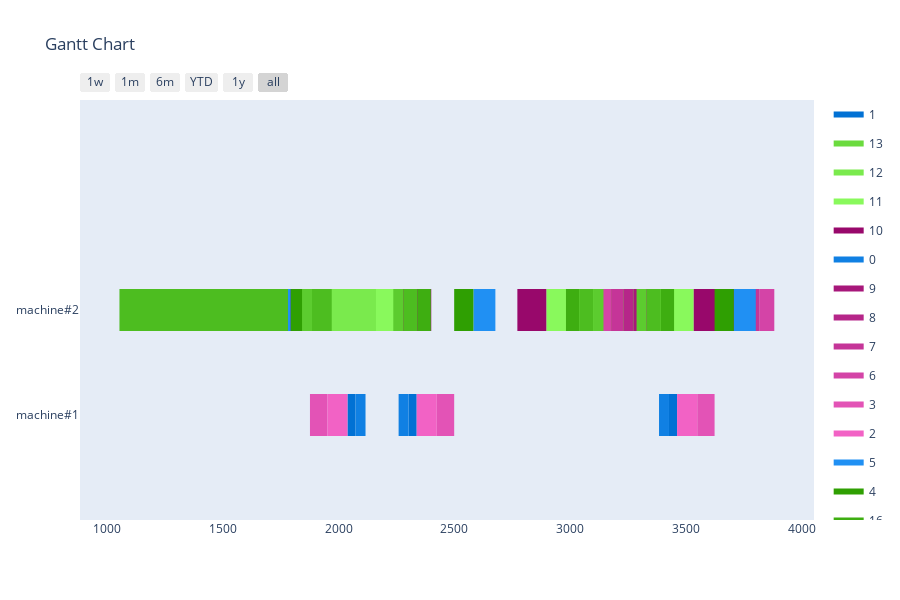

This figure's notebook cell:
### Markdown cell above
Greedy

### Code cell
agent = GreedyAgent(env)
simulator = AgentSimulator()
schedule, schedule_count = simulator.simulate(agent, orders_model)
print(f'Scheduled {schedule_count}/{len(orders_model)} Orders')
visualize_schedule(schedule, env)

### Figure 1 — Plotly figure (JSON) as saved in the notebook; plotly's stock layout.template omitted (floating-point values rounded to 4 significant figures)
{"data": [{"fill": "toself", "fillcolor": "rgb(1, 113, 212)", "hoverinfo": "name", "legendgroup": "rgb(1, 113, 212)", "mode": "none", "name": "1", "type": "scatter", "x": [2302, 2337, 2337, 2302, 2302, 2038, 2073, 2073, 2038, 2038, 3427, 3462, 3462, 3427], "y": [-0.2, -0.2, 0.2, 0.2, null, -0.2, -0.2, 0.2, 0.2, null, -0.2, -0.2, 0.2, 0.2]}, {"fill": "toself", "fillcolor": "rgb(107, 219, 62)", "hoverinfo": "name", "legendgroup": "rgb(107, 219, 62)", "mode": "none", "name": "13", "type": "scatter", "x": [3147, 3287, 3287, 3147, 3147, 3144, 3284, 3284, 3144, 3144, 2096, 2236, 2236, 2096, 2096, 1885, 2025, 2025, 1885, 1885, 810, 950, 950, 810], "y": [0.8, 0.8, 1.2, 1.2, null, 0.8, 0.8, 1.2, 1.2, null, 0.8, 0.8, 1.2, 1.2, null, 0.8, 0.8, 1.2, 1.2, null, 0.8, 0.8, 1.2, 1.2]}, {"fill": "toself", "fillcolor": "rgb(122, 234, 77)", "hoverinfo": "name", "legendgroup": "rgb(122, 234, 77)", "mode": "none", "name": "12", "type": "scatter", "x": [3012, 3147, 3147, 3012, 3012, 3284, 3419, 3419, 3284, 3284, 1961, 2096, 2096, 1961, 1961, 2025, 2160, 2160, 2025, 2025, 675, 810, 810, 675], "y": [0.8, 0.8, 1.2, 1.2, null, 0.8, 0.8, 1.2, 1.2, null, 0.8, 0.8, 1.2, 1.2, null, 0.8, 0.8, 1.2, 1.2, null, 0.8, 0.8, 1.2, 1.2]}, {"fill": "toself", "fillcolor": "rgb(137, 249, 92)", "hoverinfo": "name", "legendgroup": "rgb(137, 249, 92)", "mode": "none", "name": "11", "type": "scatter", "x": [2897, 3012, 3012, 2897, 2897, 3419, 3534, 3534, 3419, 3419, 1846, 1961, 1961, 1846, 1846, 2160, 2275, 2275, 2160, 2160, 560, 675, 675, 560], "y": [0.8, 0.8, 1.2, 1.2, null, 0.8, 0.8, 1.2, 1.2, null, 0.8, 0.8, 1.2, 1.2, null, 0.8, 0.8, 1.2, 1.2, null, 0.8, 0.8, 1.2, 1.2]}, {"fill": "toself", "fillcolor": "rgb(152, 8, 107)", "hoverinfo": "name", "legendgroup": "rgb(152, 8, 107)", "mode": "none", "name": "10", "type": "scatter", "x": [2772, 2897, 2897, 2772, 2772, 3534, 3659, 3659, 3534, 3534, 1721, 1846, 1846, 1721, 1721, 2275, 2400, 2400, 2275, 2275, 435, 560, 560, 435], "y": [0.8, 0.8, 1.2, 1.2, null, 0.8, 0.8, 1.2, 1.2, null, 0.8, 0.8, 1.2, 1.2, null, 0.8, 0.8, 1.2, 1.2, null, 0.8, 0.8, 1.2, 1.2]}, {"fill": "toself", "fillcolor": "rgb(16, 128, 227)", "hoverinfo": "name", "legendgroup": "rgb(16, 128, 227)", "mode": "none", "name": "0", "type": "scatter", "x": [2259, 2302, 2302, 2259, 2259, 2073, 2116, 2116, 2073, 2073, 3384, 3427, 3427, 3384], "y": [-0.2, -0.2, 0.2, 0.2, null, -0.2, -0.2, 0.2, 0.2, null, -0.2, -0.2, 0.2, 0.2]}, {"fill": "toself", "fillcolor": "rgb(167, 23, 122)", "hoverinfo": "name", "legendgroup": "rgb(167, 23, 122)", "mode": "none", "name": "9", "type": "scatter", "x": [3274, 3347, 3347, 3274, 3274, 3649, 3722, 3722, 3649], "y": [0.8, 0.8, 1.2, 1.2, null, 0.8, 0.8, 1.2, 1.2]}, {"fill": "toself", "fillcolor": "rgb(182, 38, 137)", "hoverinfo": "name", "legendgroup": "rgb(182, 38, 137)", "mode": "none", "name": "8", "type": "scatter", "x": [3230, 3274, 3274, 3230, 3230, 3722, 3766, 3766, 3722], "y": [0.8, 0.8, 1.2, 1.2, null, 0.8, 0.8, 1.2, 1.2]}, {"fill": "toself", "fillcolor": "rgb(197, 53, 152)", "hoverinfo": "name", "legendgroup": "rgb(197, 53, 152)", "mode": "none", "name": "7", "type": "scatter", "x": [3177, 3230, 3230, 3177, 3177, 3766, 3819, 3819, 3766], "y": [0.8, 0.8, 1.2, 1.2, null, 0.8, 0.8, 1.2, 1.2]}, {"fill": "toself", "fillcolor": "rgb(212, 68, 167)", "hoverinfo": "name", "legendgroup": "rgb(212, 68, 167)", "mode": "none", "name": "6", "type": "scatter", "x": [3114, 3177, 3177, 3114, 3114, 3819, 3882, 3882, 3819], "y": [0.8, 0.8, 1.2, 1.2, null, 0.8, 0.8, 1.2, 1.2]}, {"fill": "toself", "fillcolor": "rgb(227, 83, 182)", "hoverinfo": "name", "legendgroup": "rgb(227, 83, 182)", "mode": "none", "name": "3", "type": "scatter", "x": [2424, 2499, 2499, 2424, 2424, 1876, 1951, 1951, 1876, 1876, 3549, 3624, 3624, 3549], "y": [-0.2, -0.2, 0.2, 0.2, null, -0.2, -0.2, 0.2, 0.2, null, -0.2, -0.2, 0.2, 0.2]}, {"fill": "toself", "fillcolor": "rgb(242, 98, 197)", "hoverinfo": "name", "legendgroup": "rgb(242, 98, 197)", "mode": "none", "name": "2", "type": "scatter", "x": [2337, 2424, 2424, 2337, 2337, 1951, 2038, 2038, 1951, 1951, 3462, 3549, 3549, 3462], "y": [-0.2, -0.2, 0.2, 0.2, null, -0.2, -0.2, 0.2, 0.2, null, -0.2, -0.2, 0.2, 0.2]}, {"fill": "toself", "fillcolor": "rgb(32, 144, 243)", "hoverinfo": "name", "legendgroup": "rgb(32, 144, 243)", "mode": "none", "name": "5", "type": "scatter", "x": [2582, 2677, 2677, 2582, 2582, 1698, 1793, 1793, 1698, 1698, 3707, 3802, 3802, 3707], "y": [0.8, 0.8, 1.2, 1.2, null, 0.8, 0.8, 1.2, 1.2, null, 0.8, 0.8, 1.2, 1.2]}, {"fill": "toself", "fillcolor": "rgb(47, 159, 2)", "hoverinfo": "name", "legendgroup": "rgb(47, 159, 2)", "mode": "none", "name": "4", "type": "scatter", "x": [2499, 2582, 2582, 2499, 2499, 1793, 1876, 1876, 1793, 1793, 3624, 3707, 3707, 3624], "y": [0.8, 0.8, 1.2, 1.2, null, 0.8, 0.8, 1.2, 1.2, null, 0.8, 0.8, 1.2, 1.2]}, {"fill": "toself", "fillcolor": "rgb(62, 174, 17)", "hoverinfo": "name", "legendgroup": "rgb(62, 174, 17)", "mode": "none", "name": "16", "type": "scatter", "x": [3391, 3449, 3449, 3391, 3391, 2982, 3040, 3040, 2982, 2982, 2340, 2398, 2398, 2340, 2340, 1723, 1781, 1781, 1723, 1723, 1054, 1112, 1112, 1054], "y": [0.8, 0.8, 1.2, 1.2, null, 0.8, 0.8, 1.2, 1.2, null, 0.8, 0.8, 1.2, 1.2, null, 0.8, 0.8, 1.2, 1.2, null, 0.8, 0.8, 1.2, 1.2]}, {"fill": "toself", "fillcolor": "rgb(77, 189, 32)", "hoverinfo": "name", "legendgroup": "rgb(77, 189, 32)", "mode": "none", "name": "15", "type": "scatter", "x": [3330, 3391, 3391, 3330, 3330, 3040, 3101, 3101, 3040, 3040, 2279, 2340, 2340, 2279, 2279, 1781, 1842, 1842, 1781, 1781, 993, 1054, 1054, 993], "y": [0.8, 0.8, 1.2, 1.2, null, 0.8, 0.8, 1.2, 1.2, null, 0.8, 0.8, 1.2, 1.2, null, 0.8, 0.8, 1.2, 1.2, null, 0.8, 0.8, 1.2, 1.2]}, {"fill": "toself", "fillcolor": "rgb(92, 204, 47)", "hoverinfo": "name", "legendgroup": "rgb(92, 204, 47)", "mode": "none", "name": "14", "type": "scatter", "x": [3287, 3330, 3330, 3287, 3287, 3101, 3144, 3144, 3101, 3101, 2236, 2279, 2279, 2236, 2236, 1842, 1885, 1885, 1842, 1842, 950, 993, 993, 950], "y": [0.8, 0.8, 1.2, 1.2, null, 0.8, 0.8, 1.2, 1.2, null, 0.8, 0.8, 1.2, 1.2, null, 0.8, 0.8, 1.2, 1.2, null, 0.8, 0.8, 1.2, 1.2]}, {"legendgroup": "rgb(1, 113, 212)", "marker": {"color": "rgb(1, 113, 212)", "opacity": 0, "size": 1}, "mode": "markers", "name": "", "showlegend": false, "text": [null, null, null, null, null, null], "type": "scatter", "x": [2302, 2337, 2038, 2073, 3427, 3462], "y": [0, 0, 0, 0, 0, 0]}, {"legendgroup": "rgb(107, 219, 62)", "marker": {"color": "rgb(107, 219, 62)", "opacity": 0, "size": 1}, "mode": "markers", "name": "", "showlegend": false, "text": [null, null, null, null, null, null, null, null, null, null], "type": "scatter", "x": [3147, 3287, 3144, 3284, 2096, 2236, 1885, 2025, 810, 950], "y": [1, 1, 1, 1, 1, 1, 1, 1, 1, 1]}, {"legendgroup": "rgb(122, 234, 77)", "marker": {"color": "rgb(122, 234, 77)", "opacity": 0, "size": 1}, "mode": "markers", "name": "", "showlegend": false, "text": [null, null, null, null, null, null, null, null, null, null], "type": "scatter", "x": [3012, 3147, 3284, 3419, 1961, 2096, 2025, 2160, 675, 810], "y": [1, 1, 1, 1, 1, 1, 1, 1, 1, 1]}, {"legendgroup": "rgb(137, 249, 92)", "marker": {"color": "rgb(137, 249, 92)", "opacity": 0, "size": 1}, "mode": "markers", "name": "", "showlegend": false, "text": [null, null, null, null, null, null, null, null, null, null], "type": "scatter", "x": [2897, 3012, 3419, 3534, 1846, 1961, 2160, 2275, 560, 675], "y": [1, 1, 1, 1, 1, 1, 1, 1, 1, 1]}, {"legendgroup": "rgb(152, 8, 107)", "marker": {"color": "rgb(152, 8, 107)", "opacity": 0, "size": 1}, "mode": "markers", "name": "", "showlegend": false, "text": [null, null, null, null, null, null, null, null, null, null], "type": "scatter", "x": [2772, 2897, 3534, 3659, 1721, 1846, 2275, 2400, 435, 560], "y": [1, 1, 1, 1, 1, 1, 1, 1, 1, 1]}, {"legendgroup": "rgb(16, 128, 227)", "marker": {"color": "rgb(16, 128, 227)", "opacity": 0, "size": 1}, "mode": "markers", "name": "", "showlegend": false, "text": [null, null, null, null, null, null], "type": "scatter", "x": [2259, 2302, 2073, 2116, 3384, 3427], "y": [0, 0, 0, 0, 0, 0]}, {"legendgroup": "rgb(167, 23, 122)", "marker": {"color": "rgb(167, 23, 122)", "opacity": 0, "size": 1}, "mode": "markers", "name": "", "showlegend": false, "text": [null, null, null, null], "type": "scatter", "x": [3274, 3347, 3649, 3722], "y": [1, 1, 1, 1]}, {"legendgroup": "rgb(182, 38, 137)", "marker": {"color": "rgb(182, 38, 137)", "opacity": 0, "size": 1}, "mode": "markers", "name": "", "showlegend": false, "text": [null, null, null, null], "type": "scatter", "x": [3230, 3274, 3722, 3766], "y": [1, 1, 1, 1]}, {"legendgroup": "rgb(197, 53, 152)", "marker": {"color": "rgb(197, 53, 152)", "opacity": 0, "size": 1}, "mode": "markers", "name": "", "showlegend": false, "text": [null, null, null, null], "type": "scatter", "x": [3177, 3230, 3766, 3819], "y": [1, 1, 1, 1]}, {"legendgroup": "rgb(212, 68, 167)", "marker": {"color": "rgb(212, 68, 167)", "opacity": 0, "size": 1}, "mode": "markers", "name": "", "showlegend": false, "text": [null, null, null, null], "type": "scatter", "x": [3114, 3177, 3819, 3882], "y": [1, 1, 1, 1]}, {"legendgroup": "rgb(227, 83, 182)", "marker": {"color": "rgb(227, 83, 182)", "opacity": 0, "size": 1}, "mode": "markers", "name": "", "showlegend": false, "text": [null, null, null, null, null, null], "type": "scatter", "x": [2424, 2499, 1876, 1951, 3549, 3624], "y": [0, 0, 0, 0, 0, 0]}, {"legendgroup": "rgb(242, 98, 197)", "marker": {"color": "rgb(242, 98, 197)", "opacity": 0, "size": 1}, "mode": "markers", "name": "", "showlegend": false, "text": [null, null, null, null, null, null], "type": "scatter", "x": [2337, 2424, 1951, 2038, 3462, 3549], "y": [0, 0, 0, 0, 0, 0]}, {"legendgroup": "rgb(32, 144, 243)", "marker": {"color": "rgb(32, 144, 243)", "opacity": 0, "size": 1}, "mode": "markers", "name": "", "showlegend": false, "text": [null, null, null, null, null, null], "type": "scatter", "x": [2582, 2677, 1698, 1793, 3707, 3802], "y": [1, 1, 1, 1, 1, 1]}, {"legendgroup": "rgb(47, 159, 2)", "marker": {"color": "rgb(47, 159, 2)", "opacity": 0, "size": 1}, "mode": "markers", "name": "", "showlegend": false, "text": [null, null, null, null, null, null], "type": "scatter", "x": [2499, 2582, 1793, 1876, 3624, 3707], "y": [1, 1, 1, 1, 1, 1]}, {"legendgroup": "rgb(62, 174, 17)", "marker": {"color": "rgb(62, 174, 17)", "opacity": 0, "size": 1}, "mode": "markers", "name": "", "showlegend": false, "text": [null, null, null, null, null, null, null, null, null, null], "type": "scatter", "x": [3391, 3449, 2982, 3040, 2340, 2398, 1723, 1781, 1054, 1112], "y": [1, 1, 1, 1, 1, 1, 1, 1, 1, 1]}, {"legendgroup": "rgb(77, 189, 32)", "marker": {"color": "rgb(77, 189, 32)", "opacity": 0, "size": 1}, "mode": "markers", "name": "", "showlegend": false, "text": [null, null, null, null, null, null, null, null, null, null], "type": "scatter", "x": [3330, 3391, 3040, 3101, 2279, 2340, 1781, 1842, 993, 1054], "y": [1, 1, 1, 1, 1, 1, 1, 1, 1, 1]}, {"legendgroup": "rgb(92, 204, 47)", "marker": {"color": "rgb(92, 204, 47)", "opacity": 0, "size": 1}, "mode": "markers", "name": "", "showlegend": false, "text": [null, null, null, null, null, null, null, null, null, null], "type": "scatter", "x": [3287, 3330, 3101, 3144, 2236, 2279, 1842, 1885, 950, 993], "y": [1, 1, 1, 1, 1, 1, 1, 1, 1, 1]}], "layout": {"height": 600, "hovermode": "closest", "showlegend": true, "title": {"text": "Gantt Chart"}, "xaxis": {"rangeselector": {"buttons": [{"count": 7, "label": "1w", "step": "day", "stepmode": "backward"}, {"count": 1, "label": "1m", "step": "month", "stepmode": "backward"}, {"count": 6, "label": "6m", "step": "month", "stepmode": "backward"}, {"count": 1, "label": "YTD", "step": "year", "stepmode": "todate"}, {"count": 1, "label": "1y", "step": "year", "stepmode": "backward"}, {"step": "all"}]}, "showgrid": false, "type": "date", "zeroline": false}, "yaxis": {"autorange": false, "range": [-1, 3], "showgrid": false, "ticktext": ["machine#1", "machine#2"], "tickvals": [0, 1], "zeroline": false}}}
